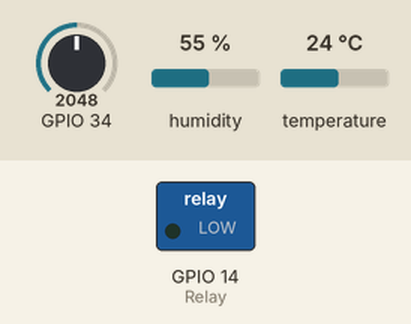
The sketch below on a simulated ESP32. On the bench: switched loads named in the sketch (green lamp = pin HIGH). The inputs (shaded band) are chosen by the test bench; at power-on: GPIO 34 = 2048, humidity 55 %, temperature 24 °C. WiFi joins after 1.5 s; servers stay silent unless stated; what the sketch prints to the serial monitor is not drawn.

Above: at 0.1 s.
At 1.9 s:
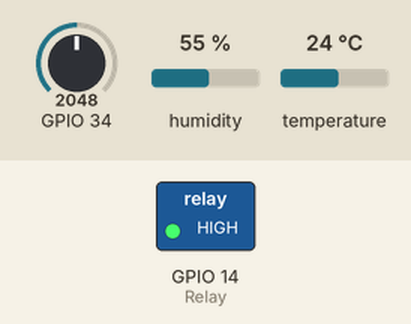
Timing chart, 0 to 3.4 s (numbered marks = the images above):
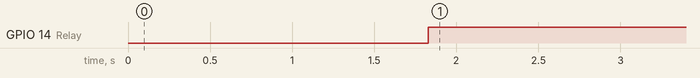

Measured:
- by itself, GPIO 14 (Relay): LOW → HIGH at 1.8 s

The sketch:

sketch_may12a.ino
```cpp
#include <WiFi.h>


#define BLYNK_TEMPLATE_ID "xxxxx"
#define BLYNK_DEVICE_NAME "xxxxx"
#define BLYNK_AUTH_TOKEN "xxxxxx"

#define BLYNK_PRINT Serial

#include <BlynkSimpleEsp32.h>

#define LINE_TOKEN  "xxxxx"  //line token
#include <TridentTD_LineNotify.h>

#include "DHT.h"
#define DHTPIN 27     //Pin ขาสำหรับ เสียบกับ Nodemcu
#define analog  34
const int Relay = 14;
#define DHTTYPE DHT11
int check =0;
char auth[] = "_FN_YfE9gkOB7s40_9WT3Vit6qCjgO-k";

char ssid[] = "xxxx";  //ชื่อไวไฟ
char pass[] = "xxxx";  //รหัส


int SR = 0; // ประกาศตัวแปร SR มีค่าเท่ากับ 0
int soil = 0; // ประกาศตัวแปร temp มีค่าเท่ากับ 0
int c;

DHT dht(DHTPIN, DHTTYPE);

void setup()
{
  Serial.begin(115200);
  pinMode(Relay, OUTPUT); // กำหนด รีเลย์เป็น Output
  dht.begin();
  WiFi.mode(WIFI_STA);
  Serial.println(LINE.getVersion());
  Serial.println("WiFi Connecting");
  Serial.println(ssid);
  WiFi.begin(ssid, pass);
  while (WiFi.status() != WL_CONNECTED)       //ตรวจเช็คสถานะการเขื่อมต่อ wifi
  {
    delay(500);
    Serial.print(".");                      //ถ้าไม่สำเร็จให้แสดง "." จนกว่าจะเขื่อมต่อได้
  }
  Serial.println("");
  Serial.println("WiFi connected");
  Blynk.begin(auth, ssid, pass); // เชื่อมต่อ auth , ssis , pass
  LINE.setToken(LINE_TOKEN);
}
BLYNK_WRITE(V3)
  {
   float h = dht.readHumidity();
   int val = param.asInt();
    if (soil < 69) {  //ตั้งค่า % ที่ต้องการจะรดน้ำต้นไม้
      if(h > 95) {
         LINE.notify("ความชื้นในอากาศสูงมีแนวโน้มฝนจะตกไม่ควรรดน้ำต้นไม้ --> Humidity : "+String(h)+" % ");
      }
      else{
        digitalWrite(Relay ,val);
        delay(3000);
        LINE.notify("รดน้ำต้นไม้เเล้ว: soil moisture "+String(soil)+" %");
      }
    }
    else {
      LINE.notify("ความชื้นดินเพียงพอเเล้วไม่ควรรดน้ำต้นไม้ --> soil moisture : "+String(soil)+" %");
     }
  }

void loop()
{
  Blynk.run();
  float h = dht.readHumidity();
  float t = dht.readTemperature();
  if (isnan(h) || isnan(t)) {
    Serial.println(F("Failed to read from DHT sensor!"));
    return;
  }
  SR = analogRead(34); // ให้ตัวแปล SR อ่านค่าจาก Pin A0
  soil = map(SR, 4095, 0, 0, 100); // ตัวแปล Temp คือ แปลงค่าของตัวแปร SR จาก 1023 ถึง 0 เป็น 0 ถึง 100
  Blynk.virtualWrite(V0, soil);
  Serial.print("Soil Moisture = ");
  Serial.print(soil);
  Serial.println(" %");
  if (soil > 49) {  //ตั้งค่า % ที่ต้องการจะรดน้ำต้นไม้
    if (c == 1){
       digitalWrite(Relay, LOW);
       LINE.notify("รดน้ำต้นไม้เเล้ว: soil moisture "+String(soil)+" %");
       c = 0;
    }
    else {
      digitalWrite(Relay, LOW);
     }
  }
  else {
     if(h < 95) {
        digitalWrite(Relay, HIGH);
        LINE.notify("soil moisture "+String(soil)+" %");
        c = 1;
      }
    else{
      if (soil < 40) {
        digitalWrite(Relay, HIGH);
        LINE.notify("soil moisture "+String(soil)+" %");
        c = 1;
      }
      else{
       digitalWrite(Relay, LOW);
    }
  }
  }
  Serial.print(F("Humidity: "));
  Serial.print(h);
  Serial.print(F("%  Temperature: "));
  Serial.print(t);
  Serial.println(F(" C "));
  Blynk.virtualWrite(V1, t);
  Blynk.virtualWrite(V2, h);
  delay(10000);
}
```
